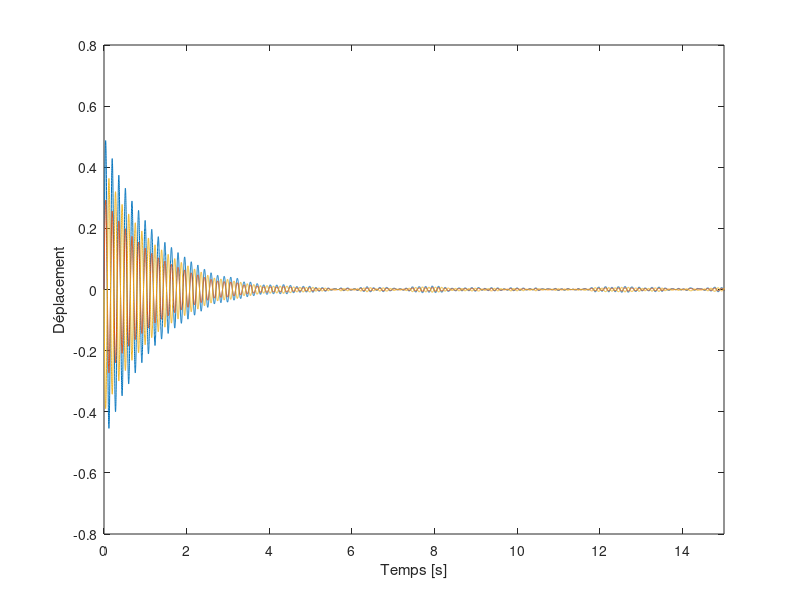

MATLAB code to generate this figure: (Note: this script raises an error after producing the figure.)
f0 = 1;
z = 0.02;
phi = [1; 0.6];
phi = [1; 0.6; -0.8];
% phi = [1; 0.6*exp(0.4i); -0.8*exp(-0.2i)];
% phi = [1; 0.6*exp(0.4i); -0.8*exp(0.2i); -1.1*exp(-0.1i)];

w0 = 2*pi*f0;

%%

dt = 0.001;
T = 15;%10;
t = 0:dt:T+1;
n = length(t);
f = 0.5*randn(size(t));
f(1) = f(1) + 1/dt;

H = @(w) 1./(w0^2 + 2i*z*w0*w - w.^2);
hilb = [ones(1, floor(n/2)+1), zeros(1, ceil(n/2)-1)];
W = 1/(n*dt)*[0:floor(n/2), -ceil(n/2)+1:-1];
X = real(ifft(phi * (H(W).*fft(f).*hilb), [], 2));

figure;
plt = plot(t, X);
xlabel('Temps [s]');
ylabel('Déplacement');
xlim([0 T]);
% ylim(max(X, [], 'all')*[-1.7 1.7]);
ylim(max(X, [], 'all')*[-1.3 1.3]);
% xticks([0 T]);
% xticklabels({'0', 'T'});
% xticks([]);
yticks([]);
ax = gca;
fig = gcf;
fig.Position(3:4) = [450 350];
hold on

ti = 0.22*T; tf = 0.3*T;
t0 = t(t >= ti & t <= tf);
X0 = X(:, t >= ti & t <= tf);
x0lim = 1.2*max(abs(X0), [], 'all');
plot([ti tf tf ti ti], x0lim*[1 1 -1 -1 1], 'k');

ax2Pos = [0.25 0.15 0.3 0.25];
ax2Pos = [0.5 0.15 0.3 0.25];
posx = @(x) ax.XLim(1) + (x-ax.InnerPosition(1))/ax.InnerPosition(3) * diff(ax.XLim);
posy = @(y) ax.YLim(1) + (y-ax.InnerPosition(2))/ax.InnerPosition(4) * diff(ax.YLim);

plot([ti, posx(ax2Pos(1))], [x0lim, posy(ax2Pos(2)+ax2Pos(4))], '--', 'Color', 0.4*[1 1 1]);
plot([ti, posx(ax2Pos(1))], [-x0lim, posy(ax2Pos(2))], '--', 'Color', 0.4*[1 1 1]);
plot([tf, posx(ax2Pos(1)+ax2Pos(3))], [x0lim, posy(ax2Pos(2)+ax2Pos(4))], '--', 'Color', 0.4*[1 1 1]);
plot([tf, posx(ax2Pos(1)+ax2Pos(3))], [-x0lim, posy(ax2Pos(2))], '--', 'Color', 0.4*[1 1 1]);

% legend({'u_1', 'u_2', 'u_3'});
legend({'u_1', 'u_2'});

ax2 = axes(fig, 'Position', ax2Pos, 'Box', true);
plot(t0, X0);
xlim([ti tf]);
ylim([-x0lim, x0lim]);
xticks([]);
yticks([]);

WaveletMenu('WaveletPlot', plt, 'fmin', 5, 'fmax', 8, 'XLim', [0 T]);

%%

phi = phi / sqrt(phi.' * phi);
phi = exp(2i)*phi;
phi = phi.^2;
Z = [zeros(size(phi)), phi];


figure;
for k = 1:length(phi)
    polarplot(angle(Z(k, :)), abs(Z(k, :)), 'LineWidth', 2, 'HandleVisibility', 'off');
    hold on
    ax = gca;
    ax.ColorOrderIndex = ax.ColorOrderIndex - 1;
    polarplot(angle(Z(k, 2)), abs(Z(k, 2)), 'o', 'LineWidth', 2, 'MarkerSIze', 7,...
        'DisplayName', ['\phi^{(k)}_', num2str(k)]);
end

fig = gcf;
fig.Position(3:4) = [250 150];
fig.Position(3:4) = [300 300];

ax.ThetaTickLabel = {};
ax.RTickLabel = {};

% legend('FontSize', 9);
